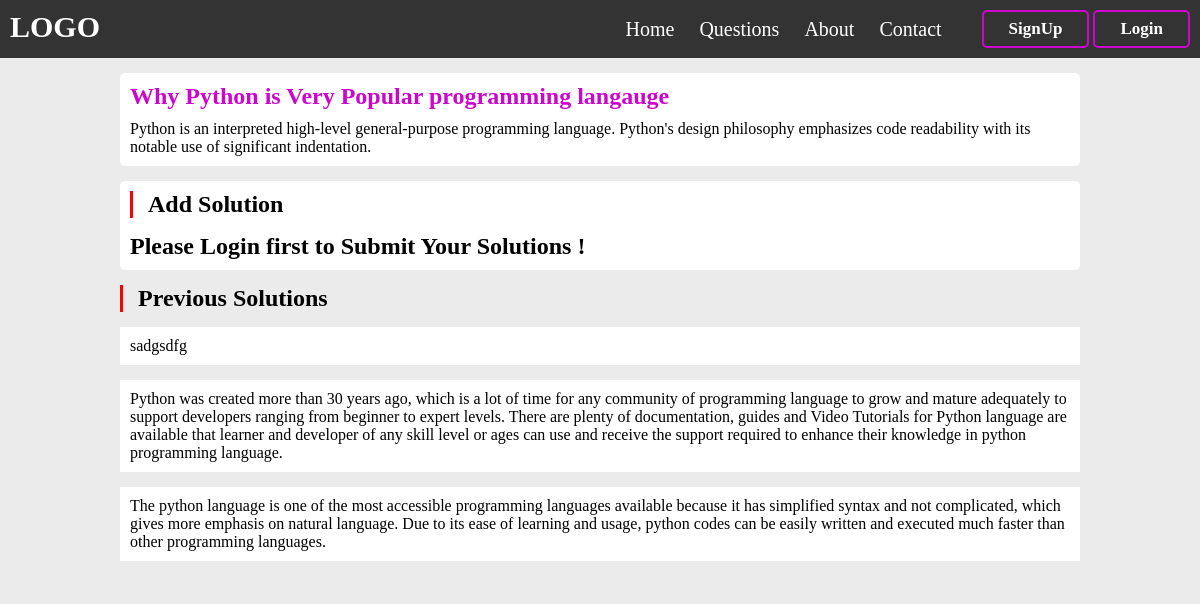
Page /question.php?questionid=1 on the committed database.
### tables this page shows
CREATE TABLE `questions` (
  `sr` int(11) NOT NULL,
  `title` varchar(100) NOT NULL,
  `description` text NOT NULL,
  `questiontype` varchar(11) NOT NULL
);

CREATE TABLE `solutions` (
  `sr` int(11) NOT NULL,
  `description` text NOT NULL,
  `questionid` varchar(11) NOT NULL,
  `email` varchar(50) NOT NULL
);

### question.php (the view, shortened to what this page needs)
<?php
    require 'assets/config.php';
    if(isset($_GET['questionid'])){
        $questionid = $_GET['questionid'];
    }
    else{
        header("Location: questions.php");
    }
?>
<!DOCTYPE html>
<html lang="en">
<head>
    <link rel="stylesheet" href="css/header.css">
    <link rel="stylesheet" href="css/signupandlogin.css">
    <link rel="stylesheet" href="css/question.css">
</head>
<body>
    <div class="container">
            <?php
                require 'header.php';
            ?>
            <div id="data">
                <?php
                    $sql = "SELECT * FROM `questions` WHERE sr = '$questionid'";
                    $sqlquery = mysqli_query($connect,$sql);
                    if(mysqli_num_rows($sqlquery) > 0){
                        $row = mysqli_fetch_assoc($sqlquery);
                ?>
                <div id="question">
                    <h2><?php
                        echo $row['title'];
                    ?></h2>
                    <p><?php
                        echo $row['description']
                    ?></p>
                </div>
                <?php
                    }
                    else{
                        echo "<h2>Sorry No Questions Found !</h2>";
                    }
                ?>
                <div id="addsolution">
                    <h2>Add Solution </h2>
                    <div>
                        <?php
                            if(isset($_SESSION['loggedin'])){
                                $email = $_SESSION['email'];
                                echo '<form action=question.php?questionid='.$questionid.' method="post">
                                        <textarea id="addSolutionData" name="addSolutionData" required></textarea>
                                        <input type = "hidden" name = "email" value = '.$email.'>
                                        <input type="submit" id="addSolutionBtn" value = "Add Solution" name="addSolutionBtn">
                                    </form>';
                            }
                            else{
                                echo '<h2>Please Login first to Submit Your Solutions !</h2>';
                            }
                        ?>
                    </div>
                </div>
                <div id="previousSolutions">
                    <h2>Previous Solutions </h2>
                    <?php
                        $sql = "SELECT * FROM `solutions` WHERE questionid = '$questionid' ORDER BY sr DESC";
                        $sqlquery = mysqli_query($connect,$sql);
                        if (mysqli_num_rows($sqlquery) >  0){
                            while($row = mysqli_fetch_assoc($sqlquery)){
                                if(isset($_SESSION['loggedin'])){
                                    $email = $_SESSION['email'];
                                    if($row['email'] == $email){
                                        echo '<div class="solution" style="border:1px solid red;border-radius:5px;">';
                                    }
                                    else{
                                        echo '<div class="solution">';
                                    }
                                }
                                else{
                                    echo '<div class="solution">';
                                }
                                echo '<p>'.$row['description'].'</p>
                            </div>';
                            }
                        }
                        else{
                            echo "<h2>Sorry No Solutions Found. Be the First Person to solve this problem. </h2>";
                        }
                    ?>
                </div>
            </div>
    </div>
</body>
</html>

### css/header.css (style rules this page uses)
* { margin: 0px; padding: 0px; font-family: "Calibri"; box-sizing: border-box; }
:root { --main-color:rgb(204, 6, 204); }

### css/question.css (style rules this page uses)
body { background-color: rgb(236, 235, 235); }
#data { display: flex; margin: auto; width: 80%; flex-direction: column; margin-top: 15px; }
#data #question,#addsolution,#previousSolutions { margin-bottom: 15px; background-color: #fff; padding: 10px; border: none; border-radius: 5px; }
#addsolution > h2,#previousSolutions > h2 { border-left: 3px solid red; padding-left: 15px; margin-bottom: 15px;; }
#data #question h2 { color: var(--main-color); margin-bottom: 10px; }
#addsolution { display: flex; flex-direction: column; }
#previousSolutions { background-color: rgb(236, 235, 235); padding: 0px; }
#previousSolutions .solution { background-color: #fff; padding: 10px; margin-bottom: 15px; }

### rows in the picture
questions: title "Why Python is Very Popular programming langauge", description "Python is an interpreted high-level general-purpose programming language. Python's design philosophy emphasizes code readability with its notable use of significant indentation."
solutions: description "sadgsdfg"
solutions: description "Python was created more than 30 years ago, which is a lot of time for any community of programming language to grow and mature adequately to support developers ranging from beginner to expert levels. There are plenty of documentation, guides and Video Tutorials for Python language are available that learner and developer of any skill level or ages can use and receive the support required to enhance their knowledge in python programming language."
solutions: description "The python language is one of the most accessible programming languages available because it has simplified syntax and not complicated, which gives more emphasis on natural language. Due to its ease of learning and usage, python codes can be easily written and executed much faster than other programming languages."
